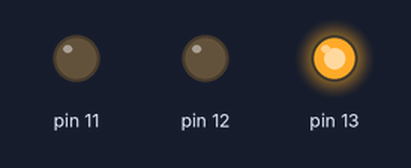
Bench run of a sketch on a simulated Arduino Uno, built with avr-gcc and run on an emulated ATmega328P. Parts: output pins drawn as LEDs (lit = HIGH).

Above: at 0.1 s.
At 0.9 s:
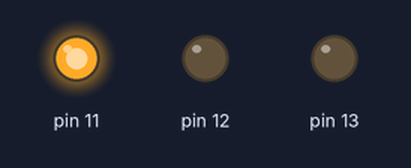
At 1.7 s:
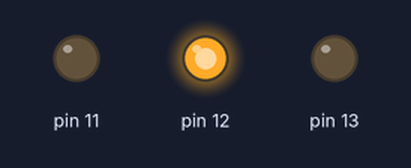
At 2.7 s:
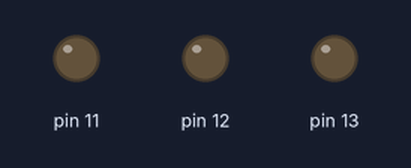
Timing chart, 0 to 3.0 s (numbered marks = the images above):
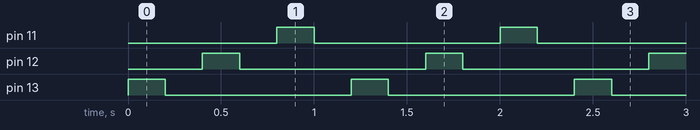

The sketch:

BlinkStoplightV.ino
```cpp
// (licence header left out)
// the setup function runs once when you press reset or power the board
void setup() {
  // initialize digital pin 13, 12, 11 as OUTPUT
  pinMode(13, OUTPUT);
  pinMode(12, OUTPUT);
  pinMode(11, OUTPUT);

}

// the loop function runs over and over again forever
void loop() {
  //RED
  digitalWrite(13, HIGH);   // turn the LED on (HIGH is the voltage level)
  delay(200);              // wait for a second
  digitalWrite(13, LOW);    // turn the LED off by making the voltage LOW
  delay(200);              // wait for a second

  //YELLOW
  digitalWrite(12, HIGH);   // turn the LED on (HIGH is the voltage level)
  delay(200);              // wait for a second
  digitalWrite(12, LOW);    // turn the LED off by making the voltage LOW
  delay(200);              // wait for a second

  //GREEN
  digitalWrite(11, HIGH);   // turn the LED on (HIGH is the voltage level)
  delay(200);              // wait for a second
  digitalWrite(11, LOW);    // turn the LED off by making the voltage LOW
  delay(200);              // wait for a second
}
```

Measured:
- by itself, pin 11–13: alternates HIGH for 0.20 s and LOW for 1.0 s
- by itself, everything shown: repeats every 1.2 s, in 6 steps
